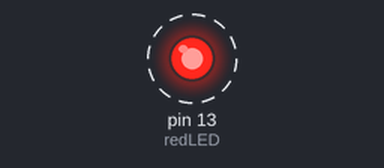
Simulated run of this sketch. Board: Arduino Uno, built with avr-gcc and run on an emulated ATmega328P. On the bench: output pins drawn as LEDs (lit = HIGH). Dashed ring = blinking.

Above: at 0.5 s.
Timing chart, 0 to 4.6 s (numbered marks = the images above):
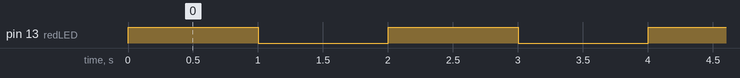

The sketch:

01_Einfuehrungn.ino
```cpp
  const int redLED = 13; //Definiere den Pin, an dem die LED angeschlossen ist

  void setup() {
    pinMode(redLED, OUTPUT); //Setze den LED-Pin als Ausgang

  }

  void loop() {
    digitalWrite(redLED, HIGH); //Schalte die LED ein
    delay(1000); //Warte für eine Sekunde
    digitalWrite(redLED, LOW); //Schalte die LED aus
    delay(1000); //Warte für eine Sekunde
  }
```

Measured:
- by itself, pin 13 (redLED): alternates HIGH for 1.0 s and LOW for 1.0 s
